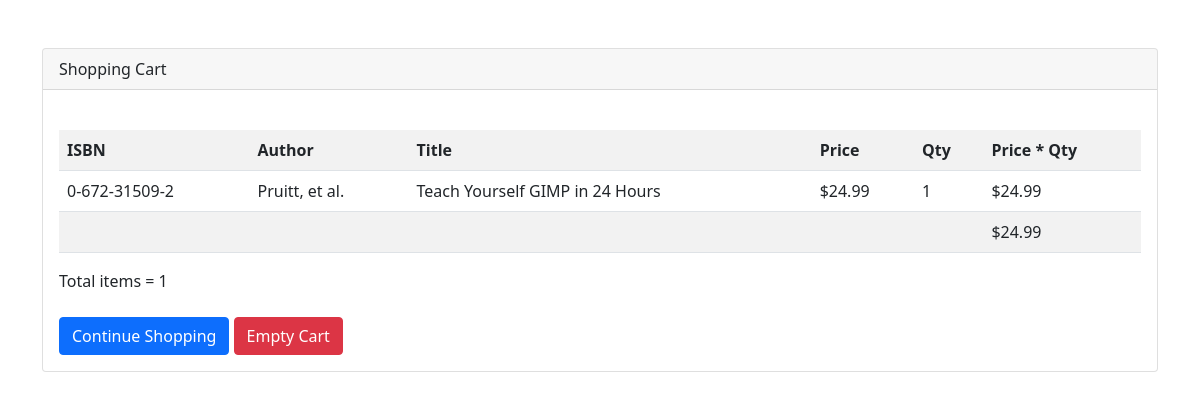
Screenshot of /show_cart.php?id=0-672-31509-2 with the database file from the repository.
### tables this page shows
CREATE TABLE `books` (
  `isbn` varchar(13) NOT NULL,
  `author` varchar(50) DEFAULT NULL,
  `title` varchar(100) DEFAULT NULL,
  `price` float(4,2) DEFAULT NULL
);

### show_cart.php (the view, shortened to what this page needs)
<?php
if (isset($_GET['id']) && !empty($_GET['id'])) {
    $id = $_GET['id'];
}
include('./header.php');
?>
<br>
<div class="card mt-4">
    <div class="card-header">Shopping Cart</div>
    <div class="card-body">
        <br>
        <table class="table table-striped">
            <tr>
                <th>ISBN</th>
                <th>Author</th>
                <th>Title</th>
                <th>Price</th>
                <th>Qty</th>
                <th>Price * Qty</th>
            </tr>
            <?php
            require_once('./lib/db_login.php');
            $sum_qty = 0;
            $sum_price = 0;
            if (isset($_SESSION['cart']) && is_array($_SESSION['cart'])) {
                foreach ($_SESSION['cart'] as $id => $qty) {
                    $query = "SELECT * FROM books WHERE isbn = '" . $id . "'";
                    $result = $db->query($query);
                    while ($row = $result->fetch_object()) {
                        echo '<tr>';
                        echo '<td>' . $row->isbn . '</td>';
                        echo '<td>' . $row->author . '</td>';
                        echo '<td>' . $row->title . '</td>';
                        echo '<td>$' . $row->price . '</td>';
                        echo '<td>' . $qty . '</td>';
                        echo '<td>$' . $row->price * $qty . '</td>';
                        echo '</tr>';
                        $sum_qty += $qty;
                        $sum_price += ($row->price * $qty);
                    }
                }
                echo '<tr><td></td><td></td><td></td><td></td><td></td><td>$' . $sum_price . '</td>';
            } else {
                echo '<tr><td colspan="6" align="center">There is no item in the shopping cart</td></tr>';
            }
            ?>
        </table>
        Total items = <?php echo $sum_qty ?><br><br>
        <a class="btn btn-primary" href="view_book.php">Continue Shopping</a>
        <a class="btn btn-danger" href="delete_cart.php">Empty Cart</a>
    </div>
</div>
<?php
include('./footer.php');
?>

### rows the page displays
books: isbn "0-672-31509-2", author "Pruitt, et al.", title "Teach Yourself GIMP in 24 Hours", price "24.99", qty "1", $row->price*$qty "24.99"

### other values shown
$sum_price "24.99"
$sum_qty "1"
